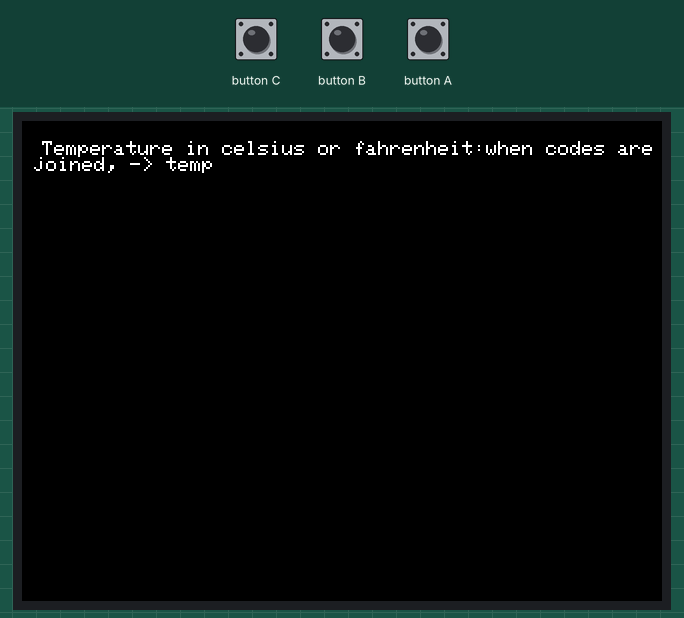
A sketch run on a simulated ESP32. Parts: 320×240 colour display.

Above: at 3.2 s.

The sketch:

temp_display.ino
```cpp
#include <M5Stack.h>

// the setup routine runs once when M5Stack starts up
void setup() {

  // initialize the M5Stack object
  M5.begin();

  /*
    Power chip connected to gpio21, gpio22, I2C device
    Set battery charging voltage and current
    If used battery, please call this function in your project
  */
  M5.Power.begin();

  // Lcd display
  M5.Lcd.fillScreen(WHITE);
  delay(500);
  M5.Lcd.fillScreen(RED);
  delay(500);
  M5.Lcd.fillScreen(GREEN);
  delay(500);
  M5.Lcd.fillScreen(BLUE);
  delay(500);
  M5.Lcd.fillScreen(BLACK);
  delay(500);

  // text print
  M5.Lcd.fillScreen(BLACK);
  M5.Lcd.setCursor(10, 10);
  M5.Lcd.setTextColor(WHITE);
  M5.Lcd.setTextSize(1);
  M5.Lcd.printf("Temperature in celsius or fahrenheit:");
  M5.Lcd.printf("when codes are joined, -> temp"); //edit this text

}
void loop(){
  M5.update();
}
```
